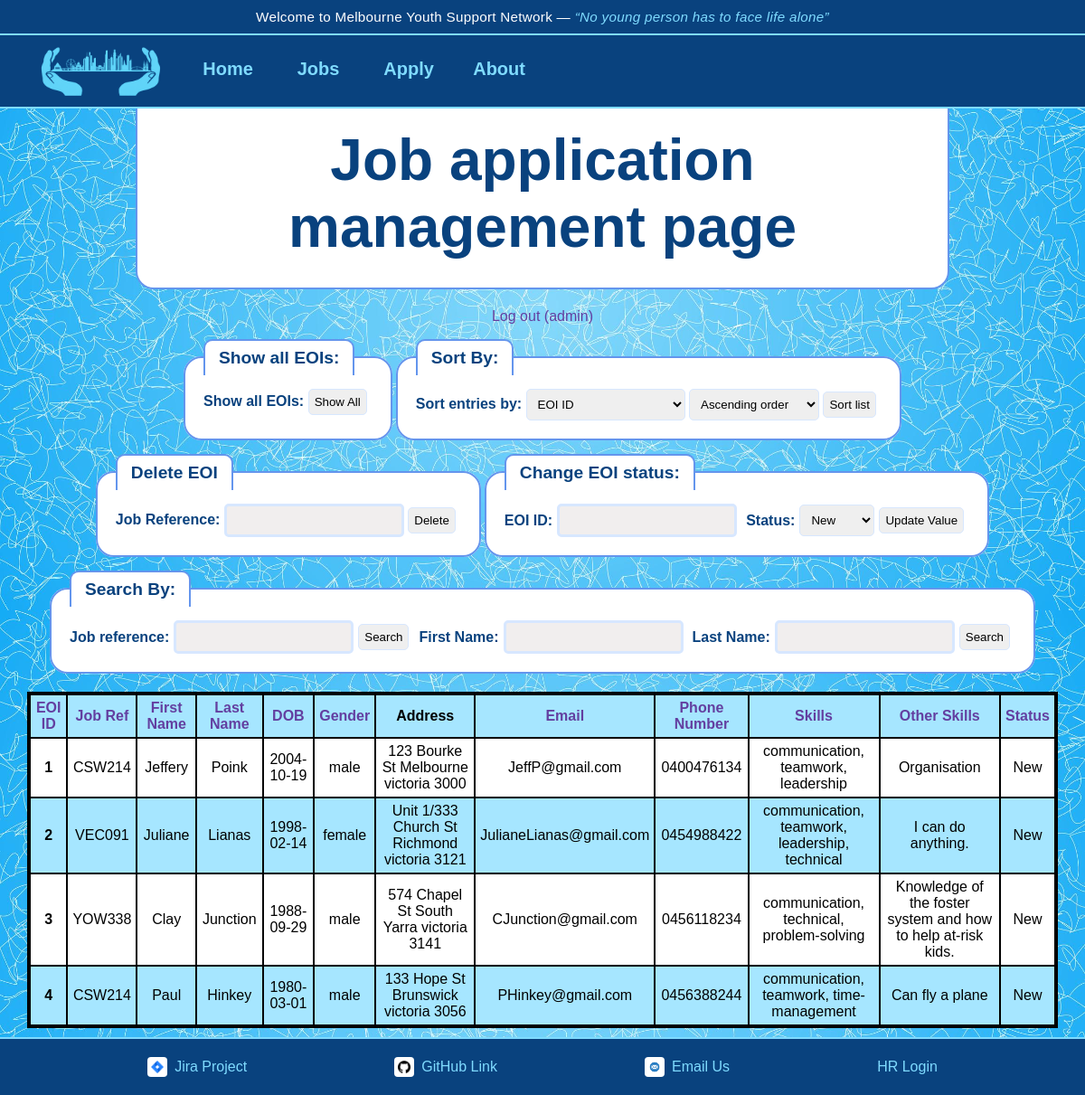
/manage.php (signed in), run on the app's committed database.
### tables this page shows
CREATE TABLE `eoi` (
  `EOInumber` int(11) NOT NULL,
  `job_reference_number` varchar(6) NOT NULL,
  `first_name` varchar(20) NOT NULL,
  `last_name` varchar(20) NOT NULL,
  `date_of_birth` date NOT NULL,
  `gender` varchar(20) NOT NULL,
  `street_address` varchar(40) NOT NULL,
  `suburb` varchar(40) NOT NULL,
  `state` varchar(30) NOT NULL,
  `postcode` char(4) NOT NULL,
  `email` varchar(100) NOT NULL,
  `phone` varchar(12) NOT NULL,
  `skills` varchar(255) DEFAULT NULL,
  `other_skills` text DEFAULT NULL,
  `status` enum('New','Current','Final') NOT NULL DEFAULT 'New'
);

### manage.php (the view, shortened to what this page needs)
<!DOCTYPE HTML>
<?php
require_once("db_setup.php");
$jobRefRegexCheck = "/^[A-Za-z]{3}[0-9]{3}$/";
if (isset($_GET['jobReferenceSearch']) && trim($_GET['jobReferenceSearch']) != '') {
    $jobRef = trim($_GET['jobReferenceSearch']);
    if (preg_match($jobRefRegexCheck, $jobRef)) {
        $stmt = $dbconn->prepare("SELECT * FROM eoi WHERE job_reference_number = ?");
        $stmt->bind_param("s", $jobRef);
    } else {
        $errorString = "Job Reference ID must be three letters followed by three numbers.";
    }
}
else {
    $stmt = $dbconn->prepare("SELECT * FROM eoi");
}
$stmt->execute();
$result = $stmt->get_result();
?>
<html lang="en">
<head>
    <link rel="stylesheet" href="styles/styles.css">
</head>
<body class="manage-page">
    <?php include("header.inc"); ?>
    <nav>
        <?php include("nav.inc"); ?>
    </nav>
    <main id="main-content" class="apply-main">
        <div class="apply_intro_box">
            <h1>Job application management page</h1>
        </div>
        <p><a href="logout.php">Log out (<?php echo htmlspecialchars($_SESSION['username']); ?>)</a></p>
        <div class="EOIManageForm">
            <div>
                <fieldset>
                    <legend>Show all EOIs:</legend>
                    <form action="manage.php">
                        <label>Show all EOIs:</label>
                        <input type="submit" value="Show All">
                    </form>
                </fieldset>
                <fieldset>
                    <legend>Sort By:</legend>
                    <form method="GET" action="manage.php">
                        <label for="sortField">Sort entries by:</label>
                        <select size=1 name="sortField" id="sortField">
                            <option value="EOInumber">EOI ID</option>
                        </select>
                        <select size=1 name="sortOrder" id="sortOrder">
                            <option value="ASC">Ascending order</option>
                        </select>
                        <input type="submit" value="Sort list">
                    </form>
                </fieldset>
            </div>
            <div>
                <fieldset>
                    <legend>Delete EOI</legend>
                    <form method="POST" action="manage.php">
                        <label for="deleteJobReference">Job Reference:</label>
                        <input type="text" id="deleteJobReference" name="deleteJobReference" required>
                        <input type="submit" value="Delete">
                    </form>
                </fieldset>
                <fieldset>
                    <legend>Change EOI status:</legend>
                    <form method="POST" action="manage.php" class="flex-form">
                        <label for="EOIUpdateStatusID">EOI ID:</label>
                        <input type="text" id="EOIUpdateStatusID" name="EOIUpdateStatusID" required>
                        <br><label for="status">Status:</label>
                        <select size=1 name="status" id="status">
                            <option value="New">New</option>
                        </select>
                        <input type="submit" value="Update Value">
                    </form>
                </fieldset>
            </div>
            <div>
                <fieldset class="managementFieldset">
                    <legend>Search By:</legend>
                    <div class="flex-form">
                        <form method="GET" action="manage.php" class="flex-form">
                            <label for="jobReferenceSearch">Job reference:</label>
                            <input type="text" name="jobReferenceSearch" id="jobReferenceSearch">
                            <input type="submit" value="Search">
                        </form>
                        <form class="flex-form">
                            <label for="firstName">First Name:</label>
                            <input type="text" name="firstName" id="firstName">
                            <br>
                            <label for="lastName">Last Name:</label>
                            <input type="text" name="lastName" id="lastName">
                            <input type="submit" value="Search">
                        </form>
                    </div>
                </fieldset>
            </div>
        </div>
        <?php
        if ($result) {
            echo "<table> <tr>";
            if(!isset($sortField)){
                $sortField = 'none';
                $sortOrder = 'none';
            }
            echo ($sortField == "EOInumber" && $sortOrder == 'ASC') ?
            "<th scope='col'> <a href='manage.php?sortField=EOInumber&sortOrder=DESC'>EOI ID &#129169;</a></th>":
            (($sortField == "EOInumber" && $sortOrder == 'DESC') ? "<th scope='col'> <a href='manage.php?sortField=EOInumber&sortOrder=ASC'>EOI ID &#129171;</a></th>":
            "<th scope='col'> <a href='manage.php?sortField=EOInumber&sortOrder=ASC'>EOI ID</a></th>");
            echo ($sortField == "job_reference_number" && $sortOrder == 'ASC') ? "<th scope='col'> <a href='manage.php?sortField=job_reference_number&sortOrder=DESC'>Job Ref <br> &#129169;</a></th>":
            (($sortField == "job_reference_number" && $sortOrder == 'DESC')? "<th scope='col'> <a href='manage.php?sortField=job_reference_number&sortOrder=ASC'>Job Ref <br> &#129171;</a></th>":
            "<th scope='col'> <a href='manage.php?sortField=job_reference_number&sortOrder=ASC'>Job Ref</a></th>");
            echo ($sortField == "first_name" && $sortOrder == 'ASC') ? "<th scope='col'> <a href='manage.php?sortField=first_name&sortOrder=DESC'>First Name <br> &#129169;</a></th>":
            (($sortField == "first_name" && $sortOrder == 'DESC') ? "<th scope='col'> <a href='manage.php?sortField=first_name&sortOrder=ASC'>First Name <br> &#129171;</a></th>":
            "<th scope='col'> <a href='manage.php?sortField=first_name&sortOrder=ASC'>First Name</a></th>");
            echo ($sortField == "last_name" && $sortOrder == 'ASC') ? "<th scope='col'> <a href='manage.php?sortField=last_name&sortOrder=DESC'>Last Name <br> &#129169;</a></th>" :
            (($sortField == "last_name" && $sortOrder == 'DESC') ? "<th scope='col'> <a href='manage.php?sortField=last_name&sortOrder=ASC'>Last Name <br> &#129171;</a></th>":
            "<th scope='col'> <a href='manage.php?sortField=last_name&sortOrder=ASC'>Last Name</a></th>");
            echo ($sortField == "date_of_birth" && $sortOrder == 'ASC') ? "<th scope='col'> <a href='manage.php?sortField=date_of_birth&sortOrder=DESC'>DOB <br> &#129169;</a></th>":
            (($sortField == "date_of_birth" && $sortOrder == 'DESC')? "<th scope='col'> <a href='manage.php?sortField=date_of_birth&sortOrder=ASC'>DOB <br> &#129171;</a></th>":
            "<th scope='col'> <a href='manage.php?sortField=date_of_birth&sortOrder=ASC'>DOB</a></th>");
            echo ($sortField == "gender" && $sortOrder == 'ASC') ? "<th scope='col'> <a href='manage.php?sortField=gender&sortOrder=DESC'>Gender <br> &#129169;</a></th>" :
            (($sortField == "gender" && $sortOrder == 'DESC') ? "<th scope='col'> <a href='manage.php?sortField=gender&sortOrder=ASC'>Gender <br> &#129171;</a></th>":
            "<th scope='col'> <a href='manage.php?sortField=gender&sortOrder=ASC'>Gender</a></th>");
            echo "<th scope='col'>Address</th>";
            echo ($sortField == "email" && $sortOrder == 'ASC') ? "<th scope='col'> <a href='manage.php?sortField=email&sortOrder=DESC'>Email <br> &#129169;</a></th>":
            (($sortField == "email" && $sortOrder == 'DESC') ? "<th scope='col'> <a href='manage.php?sortField=email&sortOrder=ASC'>Email <br> &#129171;</a></th>":
            "<th scope='col'> <a href='manage.php?sortField=email&sortOrder=ASC'>Email</a></th>");
            echo ($sortField == "phone" && $sortOrder == 'ASC') ? "<th scope='col'> <a href='manage.php?sortField=phone&sortOrder=DESC'>Phone Number <br> &#129169;</a></th>":
            (($sortField == "phone" && $sortOrder == 'DESC') ? "<th scope='col'> <a href='manage.php?sortField=phone&sortOrder=ASC'>Phone Number <br> &#129171;</a></th>":
            "<th scope='col'> <a href='manage.php?sortField=phone&sortOrder=ASC'>Phone Number</a></th>");
            echo ($sortField == "skills" && $sortOrder == 'ASC') ? "<th scope='col'> <a href='manage.php?sortField=skills&sortOrder=DESC'>Skills <br> &#129169;</a></th>":
            (($sortField == "skills" && $sortOrder == 'DESC') ? "<th scope='col'> <a href='manage.php?sortField=skills&sortOrder=ASC'>Skills <br> &#129171;</a></th>":
            "<th scope='col'> <a href='manage.php?sortField=skills&sortOrder=ASC'>Skills</a></th>");
            echo ($sortField == "other_skills" && $sortOrder == 'ASC') ? "<th scope='col'> <a href='manage.php?sortField=other_skills&sortOrder=DESC'>Other Skills <br> &#129169;</a></th>":
            (($sortField == "other_skills" && $sortOrder == 'DESC') ? "<th scope='col'> <a href='manage.php?sortField=other_skills&sortOrder=ASC'>Other Skills <br> &#129171;</a></th>":
            "<th scope='col'> <a href='manage.php?sortField=other_skills&sortOrder=ASC'>Other Skills</a></th>");
            echo ($sortField == "status" && $sortOrder == 'ASC') ? "<th scope='col'> <a href='manage.php?sortField=status&sortOrder=DESC'>Status <br> &#129169;</a></th>":
            (($sortField == "status" && $sortOrder == 'DESC') ? "<th scope='col'> <a href='manage.php?sortField=status&sortOrder=ASC'>Status &#129171;</a></th>" :
            "<th scope='col'> <a href='manage.php?sortField=status&sortOrder=ASC'>Status</a></th>");
            echo "</tr>";
            while ($row = mysqli_fetch_assoc($result)) {
                echo "<tr>";
                echo "<th scope='row'>" . htmlspecialchars($row['EOInumber']) . "</th>";
                echo "<td>" . htmlspecialchars($row['job_reference_number']) . "</td>";
                echo "<td>" . htmlspecialchars($row['first_name']) . "</td>";
                echo "<td>" . htmlspecialchars($row['last_name']) . "</td>";
                echo "<td>" . htmlspecialchars($row['date_of_birth']) . "</td>";
                echo "<td>" . htmlspecialchars($row['gender']) . "</td>";
                echo "<td>" . htmlspecialchars($row['street_address']) . " " . htmlspecialchars($row['suburb']) . " " . htmlspecialchars($row['state']) . " " . htmlspecialchars($row['postcode']) . "</td>";
                echo "<td>" . htmlspecialchars($row['email']) . "</td>";
                echo "<td>" . htmlspecialchars($row['phone']) . "</td>";
                echo "<td>" . htmlspecialchars($row['skills']) . "</td>";
                echo "<td>" . htmlspecialchars($row['other_skills']) . "</td>";
                echo "<td>" . htmlspecialchars($row['status']) . "</td>";
                echo "</tr>";
            }
            echo "</table>";
        }
        ?>
    </main>
    <footer>
        <?php include("footer.inc"); ?>
    </footer>
</body>
</html>

### styles/styles.css (style rules this page uses)
* { box-sizing: border-box; }
body { min-height: 100vh; margin: 0; background-color: #eaf2ff; display: flex; flex-direction: column; width: 100%; overflow-x: hidden; font-family: Arial, Helvetica, sans-serif; }
nav { width: 100%; min-height: 80px; padding: 0 40px; display: flex; align-items: center; gap: 20px; background-color: #09427e; border-bottom: 2px solid #7fdbff; }
footer { width: 100%; display: flex; justify-content: space-evenly; align-items: center; padding: 20px 0; border-top: 2px solid #7fdbff; background-color: #09427e; }
th, td { text-align: center; padding: 5px; margin: 0px; }
table, th, td { border: 2px solid; border-collapse: collapse; }
table { background-color: white; max-width: 80%; margin-bottom: 10px; }
.apply-main { width: 100%; display: flex; flex-direction: column; align-items: center; flex: 1; }
.apply_intro_box { width: 95%; max-width: 900px; margin: 0 auto 25px; padding: 20px; background-color: white; color: #09427e; border: 2px solid #6495ed; border-top: none; border-radius: 0 0 20px 20px; text-align: center; box-sizing: border-box; }
.apply_intro_box h1 { margin: 0 0 10px; font-size: clamp(3rem, 7vw, 4rem); }
fieldset { padding: 20px; padding-top: 10px; margin-bottom: 15px; width: 100%; max-width: 800px; box-sizing: border-box; border: 2px solid #6495ed; border-radius: 20px; background-color: white; color: #09427e; }
legend { font-size: 1.2em; margin-bottom: 5px; color: #09427e; border: 2px solid #6495ed; border-bottom: none; border-radius: 10px 10px 0 0; padding: 8px 15px; background-color: white; font-weight: bold; }
input, select, textarea { border: 1.5px solid #d7e7ff; border-radius: 5px; padding: 8px; }
tbody tr:nth-child(odd) { background-color: #7fdbffB0; }
.manage-page { background-image: url("images/Lightblue.jpeg"); background-size: 100% auto; background-position: center top; background-repeat: repeat-y; background-attachment: fixed; }
.manage-page #main-content fieldset input[type="text"] { border: 3px solid #d7e7ff; background-color: rgb(241, 238, 238); width: auto; }
.flex-form { display: flex; flex-direction: row; align-items: center; flex-wrap:wrap; justify-content: center; column-gap: 5px; }
.manage-page #main-content fieldset { max-width: fit-content; }
.manage-page .apply_intro_box { margin-bottom: 5px; }
.manage-page #main-content input[type="submit"] { padding:6px; margin-right: 6px; }
.manage-page #main-content table { display: block; overflow-x: auto; max-width: 95%; margin-top:5px; }
.manage-page #main-content .EOIManageForm { display: flex; max-width: 95%; flex-direction: column; margin: 0 4%; }
.manage-page #main-content .EOIManageForm > div { display: flex; justify-content: center; flex-direction: row; flex-wrap: wrap; }
.manage-page #main-content a { text-decoration: none; color: #633fa0; }

### manage.php (style rules this page uses)
label { font-weight: bold; }

### data on the page
eoi: EOInumber "1", job_reference_number "CSW214", first_name "Jeffery", last_name "Poink", date_of_birth "2004-10-19", gender "male", street_address "123 Bourke St", suburb "Melbourne", state "victoria", postcode "3000", email "JeffP@gmail.com", phone "0400476134", skills "communication, teamwork, leadership", other_skills "Organisation", status "New"
eoi: EOInumber "2", job_reference_number "VEC091", first_name "Juliane", last_name "Lianas", date_of_birth "1998-02-14", gender "female", street_address "Unit 1/333 Church St", suburb "Richmond", state "victoria", postcode "3121", email "JulianeLianas@gmail.com", phone "0454988422", skills "communication, teamwork, leadership, technical", other_skills "I can do anything.", status "New"
eoi: EOInumber "3", job_reference_number "YOW338", first_name "Clay", last_name "Junction", date_of_birth "1988-09-29", gender "male", street_address "574 Chapel St", suburb "South Yarra", state "victoria", postcode "3141", email "CJunction@gmail.com", phone "0456118234", skills "communication, technical, problem-solving", other_skills "Knowledge of the foster system and how to help at-risk kids.", status "New"
eoi: EOInumber "4", job_reference_number "CSW214", first_name "Paul", last_name "Hinkey", date_of_birth "1980-03-01", gender "male", street_address "133 Hope St", suburb "Brunswick", state "victoria", postcode "3056", email "PHinkey@gmail.com", phone "0456388244", skills "communication, teamwork, time-management", other_skills "Can fly a plane", status "New"

### other printed values
$_SESSION['username'] "admin"
